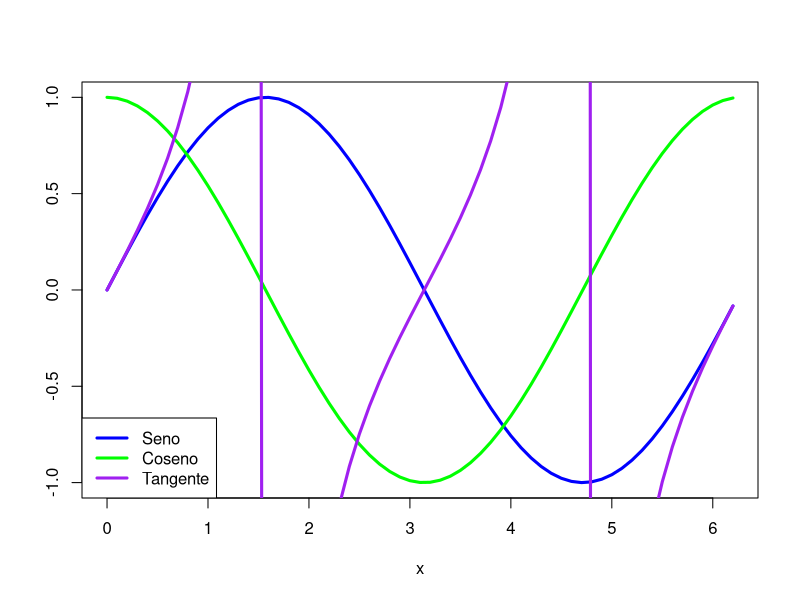

Reproduce this figure in R.
## ---- chunk 1


x=11*23

x

## ---- chunk 2

x = seq(0,2*pi,0.1)
plot(x,sin(x),type="l",col="blue",lwd=3, xlab=expression(x), ylab="")
lines(x,cos(x),col="green",lwd=3)
lines(x, tan(x), col="purple",lwd=3)
legend("bottomleft",col=c("blue","green","purple"),
     legend=c("Seno","Coseno", "Tangente"), lwd=3, bty="l")

## ---- chunk 3
c(1,2,3)
## ---- chunk 4
rep("Pau", 5)
## ---- chunk 5
bolas = c(rep("Roja", 6), rep("Azul", 2))

## ---- chunk 6
año = rep(2001, 10)
## ---- chunk 7
vec = c(16, 0, 1, 20, 1, 7, 88, 5, 1, 9)
## ---- chunk 8
0:20
## ---- chunk 9
seq(0, 20, by=2)
## ---- chunk 10
round(seq(17, 98, length.out = 30), 4)
## ---- chunk 11
x = 1:10
sapply(x, FUN = cos)
mean(x)
diff(x)
cumsum(x)
## ---- chunk 12
y = seq(1, 20, length.out = 15)
mi_function <- function(y) {
  2^y
}
 mi_function
 round(sapply(y, mi_function), 2)
## ---- chunk 13
x = c(2, 34, 1, 5, 65, 23, 1)
x
x[x<10]
which.min(x)
which(x == min(x))

## ---- chunk 14
fac = factor(c(1,1,1,2,3,2,2,2,3,3,4,3,2,1,1,2,3,4), levels= c(1,2,3,4), labels=c("Sus","Apr","Not","Exc"))
fac
